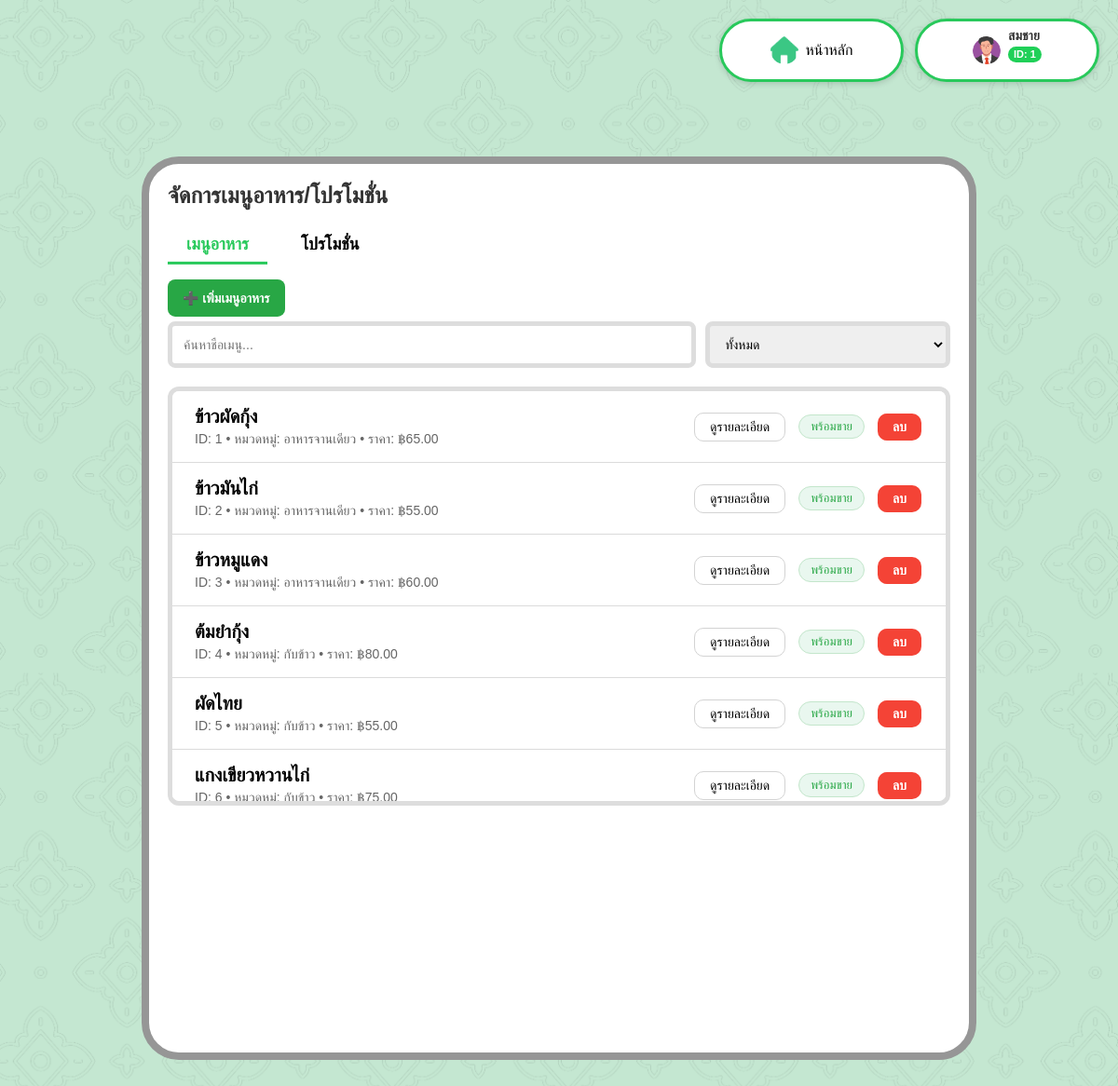
The app's page /menu_list.php (signed in) with its own data.
### tables this page shows
CREATE TABLE Employee (
    EmployeeID INT(6) AUTO_INCREMENT PRIMARY KEY,
    FName VARCHAR(50),
    LName VARCHAR(50),
    Password VARCHAR(12),
    Role VARCHAR(50),
    StartDate DATE,
    Phone CHAR(10),
    Email VARCHAR(50)
);

CREATE TABLE Menu (
    MenuID INT(3) AUTO_INCREMENT PRIMARY KEY,
    CategoryID INT(2),
    Name VARCHAR(50),
    Price DECIMAL(6,2),
    Status BOOLEAN,
    MenuDes VARCHAR(100),
    Picture VARCHAR(100),
    FOREIGN KEY (CategoryID) REFERENCES Category(CategoryID)
);

CREATE TABLE Category (
    CategoryID INT(2) AUTO_INCREMENT PRIMARY KEY,
    CName VARCHAR(50)
);

### menu_list.php (the view, shortened to what this page needs)
<?php
include 'backend/db_connect.php';
$employeeID = $_SESSION['EmployeeID'];
$stmt = $conn->prepare("SELECT FName, EmployeeID FROM Employee WHERE EmployeeID = ?");
$stmt->bind_param("i", $employeeID);
$stmt->execute();
$result = $stmt->get_result();
$profile = $result->fetch_assoc();
?>
<!DOCTYPE html>
<html lang="th">
<head>
    <link rel="stylesheet" href="css/menu_list.css">
</head>
<body>
<div class="top-bar">
    <div class="home-button" onclick="location.href='admin_dashboard.php'">
        <img src="pics/Home_icon.png">
        <p>หน้าหลัก</p>
    </div>
    <div class="profile-box">
        <img src="img/picture/Profile_guy.png" alt="Profile Picture">
        <div class="profile-label">
            <p class="profile-name"><?= htmlspecialchars($profile['FName']); ?></p>
            <p class="profile-id">ID: <?= htmlspecialchars($profile['EmployeeID']); ?></p>
        </div>
    </div>
</div>
<div class="container">
    <div class="header-bar">
        <h1>จัดการเมนูอาหาร/โปรโมชั่น</h1>
    </div>
    <div class="tabs">
        <button class="tab-btn active" onclick="showTab('menu')">เมนูอาหาร</button>
        <button class="tab-btn" onclick="showTab('promotion')">โปรโมชั่น</button>
    </div>
    <div id="menu-tab" class="tab-content active">
        <button class="btn-add" onclick="location.href='createMenu.php'">➕ เพิ่มเมนูอาหาร</button>
        <div class="toolbar">
            <input type="text" class="search-input" placeholder="ค้นหาชื่อเมนู..." />
            <select class="category-filter">
                <option value="">ทั้งหมด</option>
            </select>
        </div>
        <div class="menu-list">
        <?php
        $sql = "
            SELECT m.MenuID, m.Name AS MenuName, m.Price, m.Status, c.CName AS CategoryName
            FROM Menu m
            LEFT JOIN Category c ON m.CategoryID = c.CategoryID
            ORDER BY m.MenuID ASC";
        $result = $conn->query($sql);
        while ($row = $result->fetch_assoc()):
            $menuName = htmlspecialchars($row['MenuName']);
            $menuID = htmlspecialchars($row['MenuID']);
            $price = number_format($row['Price'], 2);
            $categoryName = htmlspecialchars($row['CategoryName']);
            $statusText = $row['Status'] ? 'พร้อมขาย' : 'ไม่พร้อมขาย';
            $statusClass = $row['Status'] ? 'status-available' : 'status-unavailable';
        ?>
            <div class="menu-boxs">
                <div class="menu-info">
                    <div class="menu-name"><?= $menuName ?></div>
                    <div class="menu-details">ID: <?= $menuID ?> • หมวดหมู่: <?= $categoryName ?> • ราคา: ฿<?= $price ?></div>
                </div>
                <div class="menu-meta">
                    <a href="menuDetail.php?id=<?= $menuID ?>" class="btn-small">ดูรายละเอียด</a>
                    <span class="status <?= $statusClass ?>"><?= $statusText ?></span>
                    <a href="backend/delMenu.php?id=<?= $menuID ?>" class="btn-small btn-delete" onclick="return confirm('ลบเมนูนี้หรือไม่?')">ลบ</a>
                </div>
            </div>
        <?php endwhile; ?>
        </div>
    </div>
</div>
</body>
</html>

### css/menu_list.css (style rules this page uses)
body { font-family: 'Sarabun', sans-serif; background: url('../img/background.png'); background-size: cover; margin: 0; padding: 0; }
.container { background-color: white; background-size: 80%; margin: 0 auto; padding: 20px; width: 70%; height: 70%; border-radius: 40px; border: 8px solid #969696; position: absolute; top: 50%; left: 50%; transform: translate(-50%, -50%); }
.top-bar { position: absolute; top: 20px; right: 20px; display: flex; gap: 12px; align-items: center; z-index: 1000; }
.home-button, .profile-box { display: flex; align-items: center; background-color: white; border: 3px solid #28c95b; border-radius: 40px; padding: 6px 16px; height: 50px; min-width: 160px; justify-content: center; box-shadow: 0px 2px 6px rgba(0, 0, 0, 0.15); }
.home-button img, .profile-box img { width: 30px; height: 30px; object-fit: cover; border-radius: 50%; margin-right: 8px; }
.profile-label { display: flex; flex-direction: column; justify-content: center; line-height: 1.2; }
.profile-name { font-size: 14px; font-weight: bold; color: #333; margin: 0; padding: 0; }
.profile-id { font-size: 11px; background-color: #20d058; color: white; padding: 2px 6px; border-radius: 15px; font-weight: bold; margin-top: 3px; display: inline-block; width: fit-content; }
.header-bar { display: flex; justify-content: space-between; align-items: center; margin-bottom: 20px; }
.header-bar h1 { font-size: 24px; margin: 0; color: #333; }
.btn-add { background-color: #28a745; color: white; border: none; height: 40px; padding: 0 16px; border-radius: 8px; display: flex; align-items: center; justify-content: center; font-weight: bold; font-size: 14px; cursor: pointer; margin-bottom: 5px; }
.toolbar { display: flex; align-items: center; gap: 10px; flex-wrap: wrap; margin-bottom: 20px; }
.toolbar input[type="text"] { flex: 7; height: 40px; padding: 0 12px; font-size: 14px; border: 5px solid #ddd; border-radius: 8px; }
.toolbar select { flex: 3; height: 50px; padding: 0 12px; font-size: 14px; border: 5px solid #ddd; border-radius: 8px; }
.menu-list { display: flex; flex-direction: column; border: 5px solid #ddd; border-radius: 12px; min-height: 440px; overflow-y: auto; max-height: 440px; }
.menu-boxs { display: flex; justify-content: space-between; align-items: center; flex-wrap: nowrap; padding: 16px 24px; background-color: white; box-shadow: 0 2px 6px rgba(0, 0, 0, 0.05); gap: 12px; border-bottom: 1px solid #ddd; }
.menu-info { flex: 0 0 50%; width: 40%; min-width: 0; }
.menu-meta { display: flex; gap: 12px; align-items: center; justify-content: flex-end; }
.menu-name { font-weight: bold; font-size: 20px; margin-bottom: 4px; }
.menu-details { font-size: 14px; color: #666; }
.btn, .btn-small { text-decoration: none; display: inline-block; padding: 6px 12px; margin: 2px; border: 1px solid #d3d3d3; background-color: white; color: black; border-radius: 4px; font-size: 14px; cursor: pointer; transition: 0.2s ease; text-align: center; }
.btn-small { font-size: 14px; padding: 6px 16px; border-radius: 10px; }
.btn-delete { background-color: #f44336; color: white; border: none; font-weight: bold; }
.status { display: inline-block; padding: 4px 12px; border-radius: 20px; font-size: 13px; font-weight: 500; border: 1px solid transparent; }
.status-available { background-color: #e9f7ef; color: #28a745; border-color: #c3e6cb; }
.tabs { display: flex; margin-bottom: 1em; gap: 1em; }
.tab-btn { padding: 8px 20px; border: none; border-bottom: 3px solid transparent; background: none; font-size: 18px; font-weight: bold; cursor: pointer; transition: 0.2s; }
.tab-btn.active { border-bottom: 3px solid #28c95b; color: #28c95b; }
.tab-content { display: none; }
.tab-content.active { display: block; }

### records on screen
employee: FName "สมชาย", EmployeeID "1"
menu: Name "ข้าวผัดกุ้ง", MenuID "1", CategoryID.CName "อาหารจานเดียว", Price "65.00", Status "พร้อมขาย"
menu: Name "ข้าวมันไก่", MenuID "2", CategoryID.CName "อาหารจานเดียว", Price "55.00", Status "พร้อมขาย"
menu: Name "ข้าวหมูแดง", MenuID "3", CategoryID.CName "อาหารจานเดียว", Price "60.00", Status "พร้อมขาย"
menu: Name "ต้มยำกุ้ง", MenuID "4", CategoryID.CName "กับข้าว", Price "80.00", Status "พร้อมขาย"
menu: Name "ผัดไทย", MenuID "5", CategoryID.CName "กับข้าว", Price "55.00", Status "พร้อมขาย"
menu: Name "แกงเขียวหวานไก่", MenuID "6", CategoryID.CName "กับข้าว", Price "75.00", Status "พร้อมขาย"
